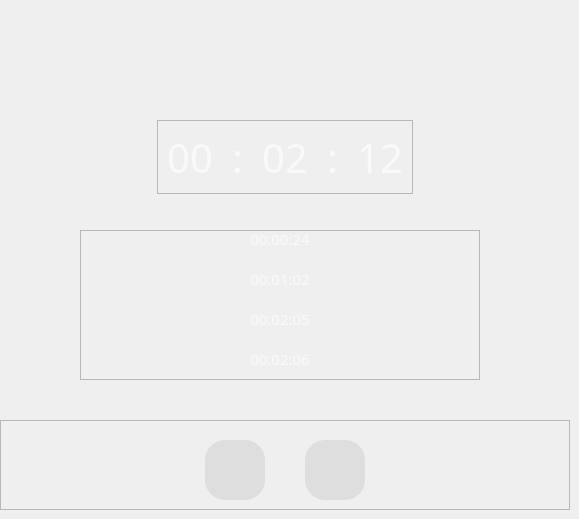
    <widget class="QWidget" name="page_stopwatch">
     <widget class="QFrame" name="frame_10">
      <property name="geometry">
       <rect>
        <x>157</x>
        <y>120</y>
        <width>256</width>
        <height>74</height>
       </rect>
      </property>
      <property name="frameShape">
       <enum>QFrame::StyledPanel</enum>
      </property>
      <property name="frameShadow">
       <enum>QFrame::Raised</enum>
      </property>
      <layout class="QHBoxLayout" name="horizontalLayout_2">
       <item>
        <layout class="QHBoxLayout" name="horizontalLayout">
         <item>
          <widget class="QLabel" name="stop_hour">
           <property name="font">
            <font>
             <family>Sawasdee</family>
             <pointsize>30</pointsize>
            </font>
           </property>
           <property name="styleSheet">
            <string notr="true">color: #F9F9F9;</string>
           </property>
           <property name="text">
            <string>00</string>
           </property>
           <property name="alignment">
            <set>Qt::AlignCenter</set>
           </property>
          </widget>
         </item>
         <item>
          <widget class="QLabel" name="label_8">
           <property name="font">
            <font>
             <family>Sawasdee</family>
             <pointsize>30</pointsize>
            </font>
           </property>
           <property name="styleSheet">
            <string notr="true">color: #F9F9F9;</string>
           </property>
           <property name="text">
            <string>:</string>
           </property>
           <property name="alignment">
            <set>Qt::AlignCenter</set>
           </property>
          </widget>
         </item>
         <item>
          <widget class="QLabel" name="stop_min">
           <property name="font">
            <font>
             <family>Sawasdee</family>
             <pointsize>30</pointsize>
            </font>
           </property>
           <property name="styleSheet">
            <string notr="true">color: #F9F9F9;</string>
           </property>
           <property name="text">
            <string>02</string>
           </property>
           <property name="alignment">
            <set>Qt::AlignCenter</set>
           </property>
          </widget>
         </item>
         <item>
          <widget class="QLabel" name="label_10">
           <property name="font">
            <font>
             <family>Sawasdee</family>
             <pointsize>30</pointsize>
            </font>
           </property>
           <property name="styleSheet">
            <string notr="true">color: #F9F9F9;</string>
           </property>
           <property name="text">
            <string>:</string>
           </property>
           <property name="alignment">
            <set>Qt::AlignCenter</set>
           </property>
          </widget>
         </item>
         <item>
          <widget class="QLabel" name="stop_sec">
           <property name="font">
            <font>
             <family>Sawasdee</family>
             <pointsize>30</pointsize>
            </font>
           </property>
           <property name="styleSheet">
            <string notr="true">color: #F9F9F9;</string>
           </property>
           <property name="text">
            <string>12</string>
           </property>
           <property name="alignment">
            <set>Qt::AlignCenter</set>
           </property>
          </widget>
         </item>
        </layout>
       </item>
      </layout>
     </widget>
     <widget class="QFrame" name="frame_11">
      <property name="geometry">
       <rect>
        <x>0</x>
        <y>420</y>
        <width>570</width>
        <height>90</height>
       </rect>
      </property>
      <property name="frameShape">
       <enum>QFrame::StyledPanel</enum>
      </property>
      <property name="frameShadow">
       <enum>QFrame::Raised</enum>
      </property>
      <widget class="QPushButton" name="stop_stopbtn">
       <property name="geometry">
        <rect>
         <x>205</x>
         <y>20</y>
         <width>60</width>
         <height>60</height>
        </rect>
       </property>
       <property name="cursor">
        <cursorShape>PointingHandCursor</cursorShape>
       </property>
       <property name="styleSheet">
        <string notr="true">background-color: #DEDEDE;
border-radius: 20px;</string>
       </property>
       <property name="text">
        <string/>
       </property>
       <property name="icon">
        <iconset>
         <normaloff>../images/stop.png</normaloff>../images/stop.png</iconset>
       </property>
       <property name="iconSize">
        <size>
         <width>50</width>
         <height>50</height>
        </size>
       </property>
      </widget>
      <widget class="QPushButton" name="stop_flagbtn">
       <property name="geometry">
        <rect>
         <x>305</x>
         <y>20</y>
         <width>60</width>
         <height>60</height>
        </rect>
       </property>
       <property name="cursor">
        <cursorShape>PointingHandCursor</cursorShape>
       </property>
       <property name="styleSheet">
        <string notr="true">background-color: #DEDEDE;
border-radius: 20px;</string>
       </property>
       <property name="text">
        <string/>
       </property>
       <property name="icon">
        <iconset>
         <normaloff>../images/flag-time.png</normaloff>../images/flag-time.png</iconset>
       </property>
       <property name="iconSize">
        <size>
         <width>50</width>
         <height>50</height>
        </size>
       </property>
      </widget>
     </widget>
     <widget class="QFrame" name="frame_12">
      <property name="geometry">
       <rect>
        <x>80</x>
        <y>230</y>
        <width>400</width>
        <height>150</height>
       </rect>
      </property>
      <property name="frameShape">
       <enum>QFrame::StyledPanel</enum>
      </property>
      <property name="frameShadow">
       <enum>QFrame::Raised</enum>
      </property>
      <widget class="QLabel" name="stop_F1">
       <property name="geometry">
        <rect>
         <x>0</x>
         <y>0</y>
         <width>400</width>
         <height>17</height>
        </rect>
       </property>
       <property name="font">
        <font>
         <family>Sans Serif</family>
         <pointsize>11</pointsize>
        </font>
       </property>
       <property name="styleSheet">
        <string notr="true">color: #F9F9F9;</string>
       </property>
       <property name="text">
        <string>00:00:24</string>
       </property>
       <property name="alignment">
        <set>Qt::AlignCenter</set>
       </property>
      </widget>
      <widget class="QLabel" name="stop_F2">
       <property name="geometry">
        <rect>
         <x>0</x>
         <y>40</y>
         <width>400</width>
         <height>17</height>
        </rect>
       </property>
       <property name="font">
        <font>
         <family>Sans Serif</family>
         <pointsize>11</pointsize>
        </font>
       </property>
       <property name="styleSheet">
        <string notr="true">color: #F9F9F9;</string>
       </property>
       <property name="text">
        <string>00:01:02</string>
       </property>
       <property name="alignment">
        <set>Qt::AlignCenter</set>
       </property>
      </widget>
      <widget class="QLabel" name="stop_F3">
       <property name="geometry">
        <rect>
         <x>0</x>
         <y>80</y>
         <width>400</width>
         <height>17</height>
        </rect>
       </property>
       <property name="font">
        <font>
         <family>Sans Serif</family>
         <pointsize>11</pointsize>
        </font>
       </property>
       <property name="styleSheet">
        <string notr="true">color: #F9F9F9;</string>
       </property>
       <property name="text">
        <string>00:02:05</string>
       </property>
       <property name="alignment">
        <set>Qt::AlignCenter</set>
       </property>
      </widget>
      <widget class="QLabel" name="stop_F4">
       <property name="geometry">
        <rect>
         <x>0</x>
         <y>120</y>
         <width>400</width>
         <height>17</height>
        </rect>
       </property>
       <property name="font">
        <font>
         <family>Sans Serif</family>
         <pointsize>11</pointsize>
        </font>
       </property>
       <property name="styleSheet">
        <string notr="true">color: #F9F9F9;</string>
       </property>
       <property name="text">
        <string>00:02:06</string>
       </property>
       <property name="alignment">
        <set>Qt::AlignCenter</set>
       </property>
      </widget>
     </widget>
    </widget>
